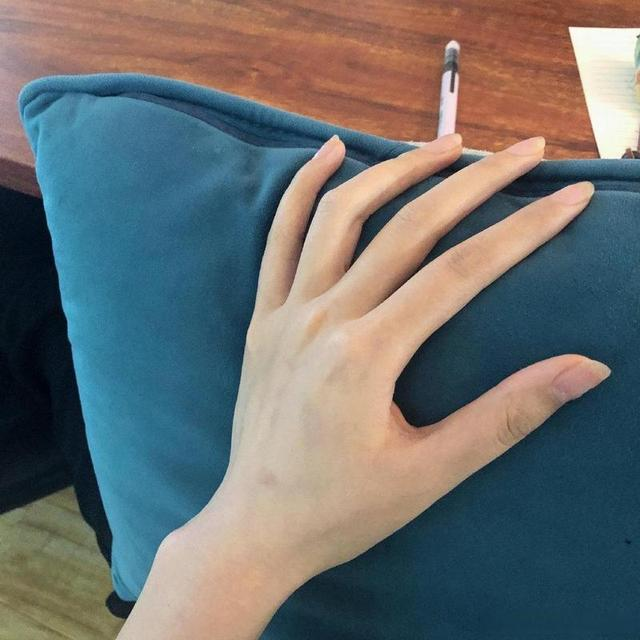
#> input picture edt/input/uu.jpeg, 640 x 640 px; its folder holds only this picture in this run
$ python edge_line.py -i input/uu.jpeg   (older library calls are emulated)
#> lines starting #> are read from the running program, lines starting #| are printed output that depends on the picture
#> further down, image is the input picture: shape (640, 640, 3); mean B, G, R 111, 111.4, 108.2
#| 输入图像尺寸: (640, 640, 3)
"""
边缘检测模块

功能：
    对RGB图像进行边缘检测，生成二值边缘线图像
    用于EDT（欧几里得距离变换）的预处理

边缘检测算法：
    1. Canny：多尺度边缘检测，输出细边缘（推荐）
    2. Sobel：基于梯度的边缘检测
    3. Laplacian：基于二阶导数的边缘检测
    4. LoG：Laplacian of Gaussian，先平滑再求导
    5. Manual：手动阈值分割

边缘检测结果：
    - 白色线条：检测到的边缘
    - 黑色背景：非边缘区域
"""

import numpy as np
import cv2
import matplotlib.pyplot as plt
from pathlib import Path


def edge_detection_canny(image, low_threshold=50, high_threshold=150):
    """
    Canny边缘检测

    原理：
        1. 高斯平滑：减少噪声影响
        2. 梯度计算：Sobel算子计算梯度幅值和方向
        3. 非极大值抑制：细化边缘，只保留局部最大值
        4. 双阈值处理：区分强边缘和弱边缘
        5. 边缘连接：通过滞后机制连接断开的边缘

    参数：
        image: np.array (H, W, 3) 或 (H, W) - RGB或灰度图像
        low_threshold: int - 低阈值（弱边缘起始）
        high_threshold: int - 高阈值（强边缘起始）

    返回：
        edges: np.array (H, W) - 二值边缘图像，白色为边缘
    """
#> called with low_threshold = 50, high_threshold = 150
    # 转换为灰度图
    if len(image.shape) == 3:
        gray = cv2.cvtColor(image, cv2.COLOR_BGR2GRAY)
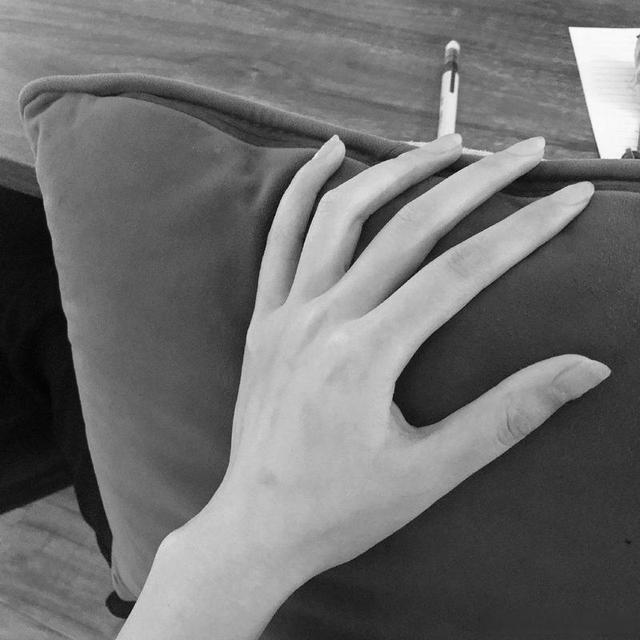
#> gray: shape (640, 640); min 2, max 255, mean 110.4
    else:
        gray = image

    # Canny边缘检测
    edges = cv2.Canny(gray, low_threshold, high_threshold)
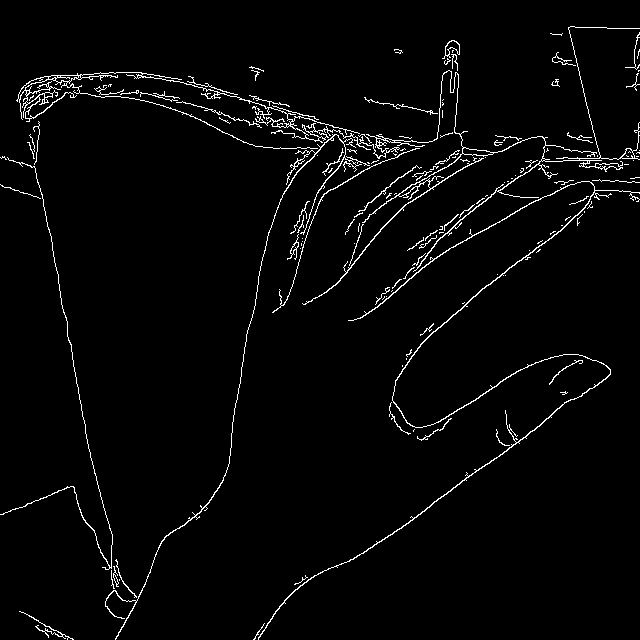
#> edges: shape (640, 640); 2.7% white in thin lines or dots

    return edges


# [138 lines left out: functions edge_detection_sobel, edge_detection_laplacian, edge_detection_log, edge_detection_manual, not called in this run]


def extract_edge_lines(image, method='canny', output_path=None, visualize=True):
    """
    提取图像边缘线

    参数：
        image: np.array - 输入RGB图像
        method: str - 边缘检测方法：'canny', 'sobel', 'laplacian', 'log', 'manual'
        output_path: str - 保存路径
        visualize: bool - 是否可视化

    返回：
        edge_image: np.array - 二值边缘图像
    """
    print(f"边缘检测方法: {method}")
    print(f"输入图像尺寸: {image.shape}")

    # 执行边缘检测
    if method == 'canny':
        edge_image = edge_detection_canny(image)
    elif method == 'sobel':
        edge_image = edge_detection_sobel(image)
    elif method == 'laplacian':
        edge_image = edge_detection_laplacian(image)
    elif method == 'log':
        edge_image = edge_detection_log(image)
    elif method == 'manual':
        edge_image = edge_detection_manual(image)
    else:
        raise ValueError(f"未知边缘检测方法: {method}")

    print(f"边缘像素数量: {np.sum(edge_image > 0)}")
#| 边缘像素数量: 11128

    # 保存结果
    if output_path is not None:
        output_path = Path(output_path)
        output_path.parent.mkdir(parents=True, exist_ok=True)
        cv2.imwrite(str(output_path), edge_image)
        print(f"边缘图像已保存到: {output_path}")

    # 可视化
    if visualize:
        fig, axes = plt.subplots(1, 3, figsize=(15, 5))

        # 原图
        axes[0].imshow(cv2.cvtColor(image, cv2.COLOR_BGR2RGB))
        axes[0].set_title('Original Image')
        axes[0].axis('off')

        # 灰度图
        gray = cv2.cvtColor(image, cv2.COLOR_BGR2GRAY)
        axes[1].imshow(gray, cmap='gray')
        axes[1].set_title('Grayscale')
        axes[1].axis('off')

        # 边缘检测结果
        axes[2].imshow(edge_image, cmap='gray')
        axes[2].set_title(f'Edge Detection ({method})')
        axes[2].axis('off')

        plt.tight_layout()
        plt.show()
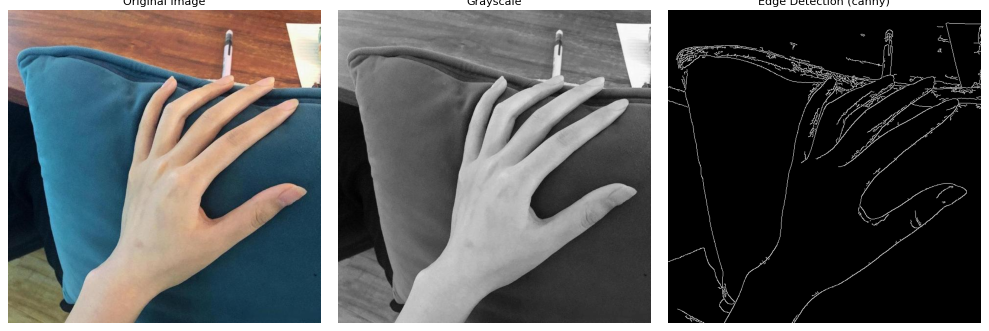
#> figure drawn by matplotlib, 3 panels

    return edge_image


# [80 lines left out: functions batch_edge_detection, compare_edge_methods, not called in this run]


if __name__ == "__main__":
    import argparse

    parser = argparse.ArgumentParser(description='Edge Detection')
    parser.add_argument('--input', '-i', type=str, help='输入图像路径')
    parser.add_argument('--output', '-o', type=str, default='output', help='输出目录')
    parser.add_argument('--method', '-m', type=str, default='canny',
                        choices=['canny', 'sobel', 'laplacian', 'log', 'manual'],
                        help='边缘检测方法')
    parser.add_argument('--batch', '-b', action='store_true', help='批量处理模式')
    parser.add_argument('--compare', '-c', action='store_true', help='对比所有方法')
    parser.add_argument('--low', type=int, default=50, help='低阈值 (Canny/manual)')
    parser.add_argument('--high', type=int, default=150, help='高阈值 (Canny/manual)')

    args = parser.parse_args()

    if args.compare:
        # 创建测试图像并对比
        H, W = 300, 300
        test_image = np.zeros((H, W, 3), dtype=np.uint8)
        cv2.rectangle(test_image, (50, 50), (250, 250), (255, 255, 255), 2)
        cv2.circle(test_image, (150, 150), 80, (255, 255, 255), 2)
        cv2.line(test_image, (50, 150), (250, 150), (255, 255, 255), 2)
        compare_edge_methods(test_image)

    elif args.batch:
        batch_edge_detection('input', args.output, args.method)

    elif args.input:
        image = cv2.imread(args.input)
        if image is None:
            print(f"无法读取图像: {args.input}")
            exit(1)

        if args.method == 'manual':
            edge_image = extract_edge_lines(
                image, method=args.method,
                output_path=f"{args.output}/edge_output.png",
                visualize=True
            )
        else:
            edge_image = extract_edge_lines(
                image, method=args.method,
                output_path=f"{args.output}/edge_output.png",
                visualize=True
            )

    else:
        print("边缘检测 项目")
        print("=" * 50)
        print("使用方法:")
        print("  python edge_line.py -i input/image.png -o output/")
        print("  python edge_line.py -b  # 批量处理")
        print("  python edge_line.py -c  # 对比所有方法")
        print()
        print("可用方法:")
        print("  canny     - Canny边缘检测（推荐）")
        print("  sobel     - Sobel边缘检测")
        print("  laplacian - Laplacian边缘检测")
        print("  log       - LoG边缘检测")
        print("  manual    - 手动阈值")
